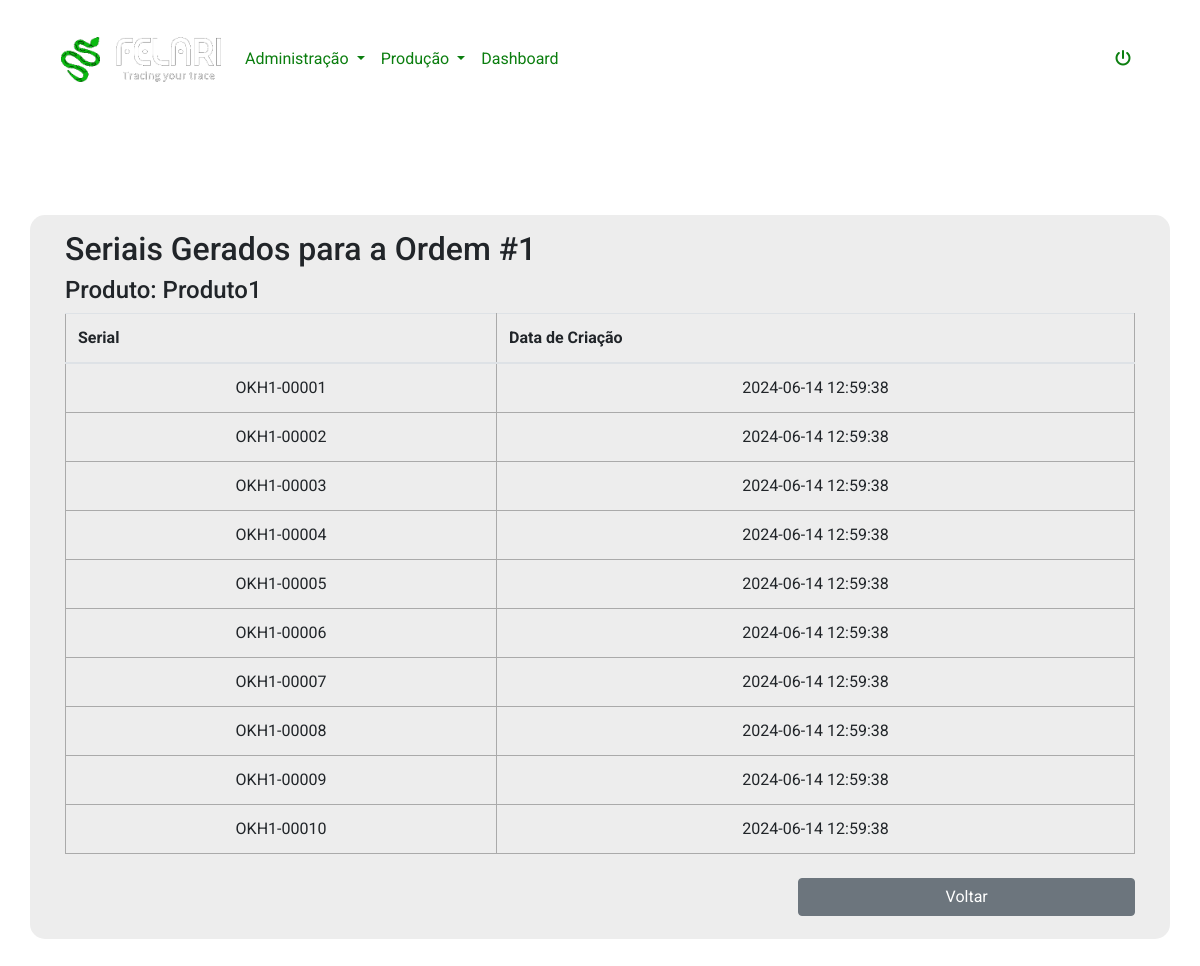
The app's page /view_serials/1 (signed in) with its own data.
### app.py (models this page shows, shortened)
class OrdemProducao(db.Model):
    id = db.Column(db.Integer, primary_key=True)
    produto_id = db.Column(db.Integer, db.ForeignKey('product.id'), nullable=False)
    produto = db.relationship('Product', backref=db.backref('ordens_producao', lazy=True))
    quantidade = db.Column(db.Integer, nullable=False)
    data_prevista = db.Column(db.DateTime, nullable=False)
    status = db.Column(db.Integer, nullable=False)

class Product(db.Model):
    id = db.Column(db.Integer, primary_key=True)
    nome = db.Column(db.String(100), nullable=False)
    ultima_producao = db.Column(db.DateTime)
    access_points = db.relationship('AccessPoint', secondary=products_access_points, backref=db.backref('products', lazy='dynamic'))

class Serial(db.Model):
    id = db.Column(db.Integer, primary_key=True)
    serial_number = db.Column(db.String(50), unique=True)
    ordem_id = db.Column(db.Integer, db.ForeignKey('ordem_producao.id'), nullable=False)
    data_criacao = db.Column(db.DateTime, default=datetime.utcnow)
    ordem = db.relationship('OrdemProducao', backref=db.backref('seriais', lazy=True))

### app.py (the view)
@app.route('/view_serials/<int:ordem_id>', methods=['GET'])
@login_required
def view_serials(ordem_id):
    form = TaskForm()
    ordem = OrdemProducao.query.get_or_404(ordem_id)
    seriais = Serial.query.filter_by(ordem_id=ordem_id).all()
    return render_template('view_serials.html', ordem=ordem, seriais=seriais, form=form)

### app.py (called while the page is built)
@login_manager.user_loader
def load_user(user_id):
    return User.query.get(int(user_id))

### templates/view_serials.html (shortened to what this page needs)
{% extends 'base.html' %}
{% block body %}
<div class="container my-5 product">
    <div class="row">
        <div class="col-12 product-container">
            <h2>Seriais Gerados para a Ordem #{{ ordem.id }}</h2>
            <h4>Produto: {{ ordem.produto.nome }}</h4>
            <div class="table-responsive">
                <table class="table">
                    <thead>
                        <tr>
                            <th>Serial</th>
                            <th>Data de Criação</th>
                        </tr>
                    </thead>
                    <tbody>
                        {% for serial in seriais %}
                        <tr>
                            <td>{{ serial.serial_number }}</td>
                            <td>{{ serial.data_criacao.strftime('%Y-%m-%d %H:%M:%S') }}</td>
                        </tr>
                        {% endfor %}
                    </tbody>
                </table>
            </div>
            <div class="row">
              <div class="col-12 col-md-4 ml-auto py-2">
                <a class="btn btn-secondary w-100" href="{{ url_for('index') }}">Voltar</a>
              </div>
            </div>
        </div>
    </div>
</div>
{% endblock %}

### static/css/main.css (style rules this page uses)
:root { --verde: #0abb10; --verde-escuro: #0b7e0f; }
body { margin: 0; font-family: "Roboto", sans-serif!important; background-color: transparent!important; background-image: url('../img/common/background.jpg'); background-size: cover; background-position: center; }
table, td, th { border: 1px solid #aaa; }
table { border-collapse: collapse; width: 100%; }
th { height: 30px; padding: 5px; }
td { text-align: center; padding: 5px; }
.product .product-container { padding: 15px 35px; background-color: #ededed; border-radius: 15px; }

### records on screen
OrdemProducao: id "1"
Product: produto.nome "Produto1"
Serial: serial_number "OKH1-00001", data_criacao "2024-06-14 12:59:38"
Serial: serial_number "OKH1-00002", data_criacao "2024-06-14 12:59:38"
Serial: serial_number "OKH1-00003", data_criacao "2024-06-14 12:59:38"
Serial: serial_number "OKH1-00004", data_criacao "2024-06-14 12:59:38"
Serial: serial_number "OKH1-00005", data_criacao "2024-06-14 12:59:38"
Serial: serial_number "OKH1-00006", data_criacao "2024-06-14 12:59:38"
Serial: serial_number "OKH1-00007", data_criacao "2024-06-14 12:59:38"
Serial: serial_number "OKH1-00008", data_criacao "2024-06-14 12:59:38"
Serial: serial_number "OKH1-00009", data_criacao "2024-06-14 12:59:38"
Serial: serial_number "OKH1-00010", data_criacao "2024-06-14 12:59:38"
